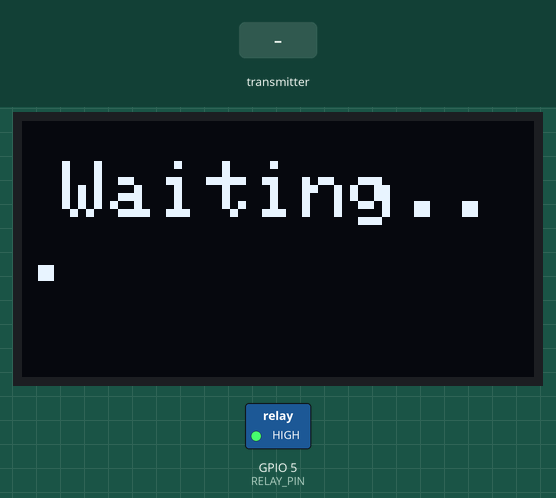
A sketch run on a simulated ESP32. Parts: 128×64 one-colour display, switched loads named in the sketch (green lamp = pin HIGH). The test bench sets the inputs (shaded band). What the sketch prints to the serial monitor is not drawn.

Above: at 1.2 s.
1.3 s: the transmitter starts sending distance = 100
At 3.0 s:
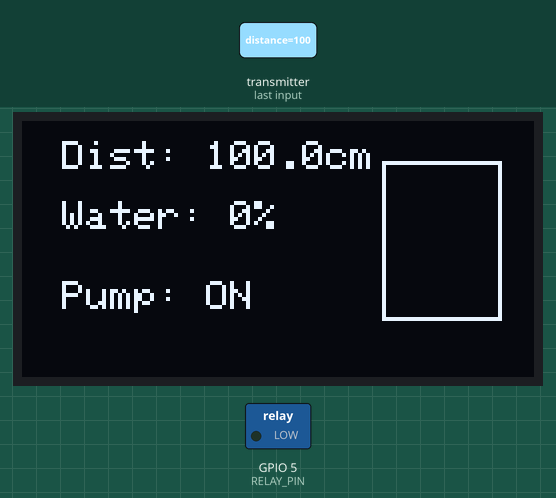
3.3 s: the transmitter starts sending distance = 0
At 4.3 s:
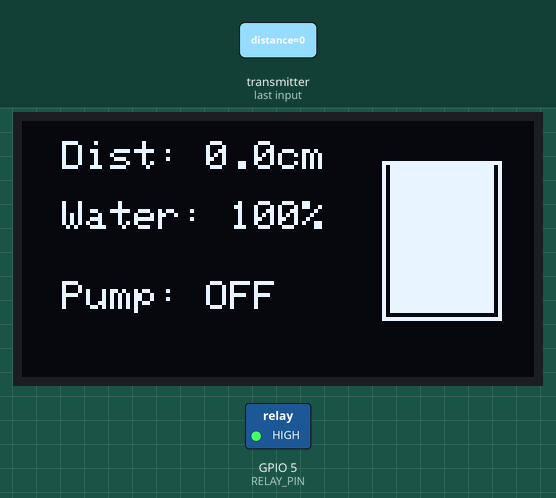
4.8 s: the transmitter starts sending distance = 25
At 5.4 s:
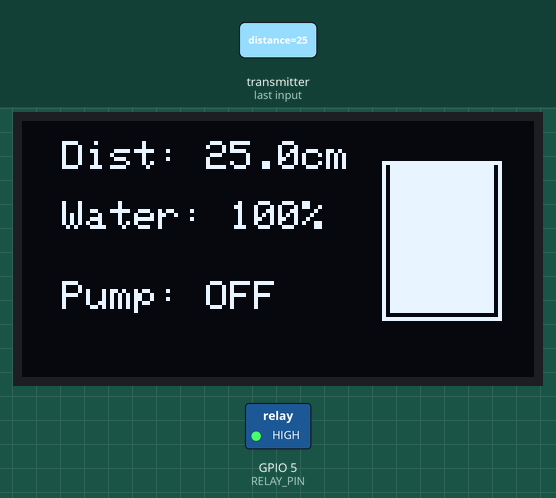
6.3 s: the transmitter starts sending distance = 100
At 7.7 s:
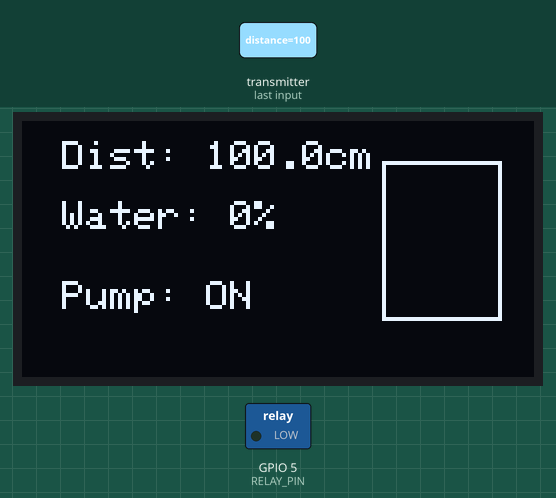
Timing chart, 0 to 8.8 s (numbered marks = the images above; inputs shaded):
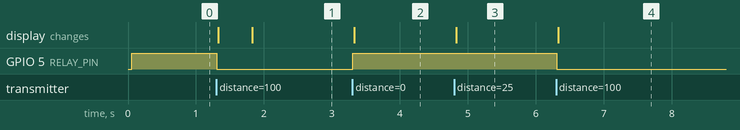

The sketch:

water_receiver_ok.ino
```cpp
 #include <Wire.h>
#include <Adafruit_GFX.h>
#include <Adafruit_SSD1306.h>
#include <esp_now.h>
#include <WiFi.h>

#define SCREEN_WIDTH 128
#define SCREEN_HEIGHT 64
#define OLED_RESET -1
#define SCREEN_ADDRESS 0x3C

Adafruit_SSD1306 display(SCREEN_WIDTH, SCREEN_HEIGHT, &Wire, OLED_RESET);

#define RELAY_PIN 5  // ✅ Relay connected to GPIO 5

// ✅ Water level thresholds with Hysteresis
const float TURN_ON_DISTANCE = 100.0;  // ✅ Pump turns ON at 100 cm
const float TURN_OFF_DISTANCE = 25.0;  // ✅ Pump turns OFF at 25 cm

typedef struct {
    float distance;
} DistanceMessage;

DistanceMessage msg;
bool relayState = false;  // ✅ Stores relay state (false = OFF, true = ON)

// ✅ Function to map distance to water level percentage
int calculateWaterLevel(float distance) {
    int level = map(distance, TURN_ON_DISTANCE, TURN_OFF_DISTANCE, 0, 100);
    return constrain(level, 0, 100);  // Ensure level stays between 0% and 100%
}

// ✅ ESP-NOW Receive Callback
void onReceive(const esp_now_recv_info_t *info, const uint8_t *incomingData, int len) {
    memcpy(&msg, incomingData, sizeof(msg));
    Serial.print("Received Distance: ");
    Serial.print(msg.distance);
    Serial.println(" cm");

    // ✅ Hysteresis for Relay Control
    if (!relayState && msg.distance >= TURN_ON_DISTANCE) {
        digitalWrite(RELAY_PIN, LOW);  // Turn ON relay (Pump ON)
        relayState = true;
        Serial.println("Water Low! Turning ON Pump");
    }
    else if (relayState && msg.distance <= TURN_OFF_DISTANCE) {
        digitalWrite(RELAY_PIN, HIGH);  // Turn OFF relay (Pump OFF)
        relayState = false;
        Serial.println("Water Full! Turning OFF Pump");
    }

    // ✅ Calculate Water Level %
    int waterLevel = calculateWaterLevel(msg.distance);

    // ✅ Update OLED Display
    display.clearDisplay();

    // ✅ Draw Tank Outline
    display.drawRect(90, 10, 30, 40, WHITE);  // Tank border

    // ✅ Fill Tank Based on Water Level
    int fillHeight = map(waterLevel, 0, 100, 0, 38);  // Scale water level to tank height
    display.fillRect(92, 48 - fillHeight, 26, fillHeight, WHITE);  // Water inside tank

  // ✅ Show Exact Distance (NEW FEATURE!)
    display.setCursor(10, 5);
    display.print("Dist: ");
    display.print(msg.distance, 1);
    display.print("cm");

    // ✅ Show Water Level Percentage
    display.setTextSize(1);
    display.setCursor(10, 20);
    display.print("Water: ");
    display.print(waterLevel);
    display.print("%");


    // ✅ Display Pump Status
    display.setCursor(10, 40);
    display.print("Pump: ");
    display.print(relayState ? "ON" : "OFF");

    display.display();
}

void setup() {
    Serial.begin(115200);

    // ✅ Initialize OLED
    if (!display.begin(SSD1306_SWITCHCAPVCC, SCREEN_ADDRESS)) {
        Serial.println("OLED init failed!");
        while (true);
    }

    display.clearDisplay();
    display.setTextSize(2);
    display.setTextColor(WHITE);
    display.setCursor(10, 10);
    display.print("Waiting...");
    display.display();

    // ✅ Set up Relay
    pinMode(RELAY_PIN, OUTPUT);
    digitalWrite(RELAY_PIN, HIGH);  // Default relay state is OFF

    // ✅ Initialize ESP-NOW
    WiFi.mode(WIFI_STA);
    if (esp_now_init() != ESP_OK) {
        Serial.println("ESP-NOW Init Failed!");
        return;
    }

    esp_now_register_recv_cb(onReceive);
}

void loop() {
    // Nothing needed in loop, ESP-NOW handles receiving
}
```

Measured:
- after the input at 1.3 s, GPIO 5 (RELAY_PIN): HIGH → LOW at once; the display: first changes at once (image 1 shows a later state)
- after the input at 3.3 s, GPIO 5 (RELAY_PIN): LOW → HIGH at once; the display: changes at once (image 2)
- after the input at 4.8 s, the display: changes at once (image 3)
- after the input at 6.3 s, GPIO 5 (RELAY_PIN): HIGH → LOW at once; the display: changes at once (image 4)
